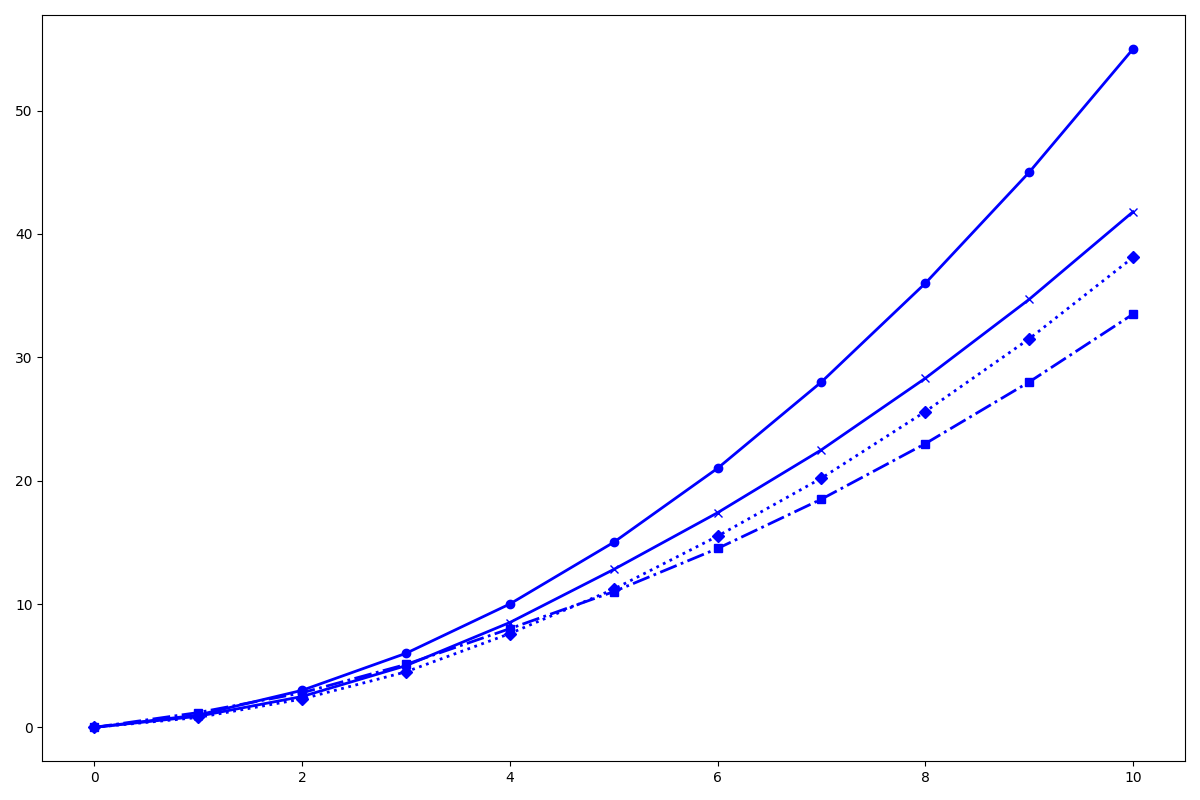

This chart was generated by the following Python code:
import matplotlib.pyplot as plt
import numpy as np

years = np.arange(0, 11)  # 0 to 10 years

voyager_1 = np.array([0, 1, 3, 6, 10, 15, 21, 28, 36, 45, 55])
new_horizons = np.array([0, 1.2, 2.8, 5.1, 8.0, 11.0, 14.5, 18.5, 23.0, 28.0, 33.5])
juno = np.array([0, 0.8, 2.3, 4.5, 7.6, 11.2, 15.5, 20.2, 25.6, 31.5, 38.1])
cassini = np.array([0, 0.9, 2.5, 5.0, 8.5, 12.8, 17.4, 22.5, 28.3, 34.7, 41.8])

fig, ax = plt.subplots(figsize=(12, 8))

# Apply the same color to all plots
color = 'blue'

ax.plot(years, voyager_1, marker='o', linestyle='-', color=color, linewidth=2)
ax.plot(years, new_horizons, marker='s', linestyle='-.', color=color, linewidth=2)
ax.plot(years, juno, marker='D', linestyle=':', color=color, linewidth=2)
ax.plot(years, cassini, marker='x', linestyle='-', color=color, linewidth=2)

plt.tight_layout()
plt.show()
